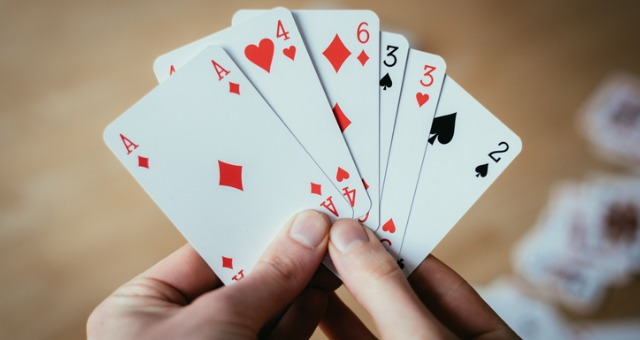
//> input picture cpu_version/cards_1.jpg, 640 x 340 px
$ ./main cards_1.jpg   (built with g++ and OpenCV 4)
//> lines starting //> are read from the running program, lines starting //| are printed output that depends on the picture; after the words box and inside, x2 and y2 are one past the last pixel; in counts of white or black regions, pixels touching at a corner belong together
// [228 lines of commented-out code are left out]

#include <opencv2/core.hpp>
#include <opencv2/imgproc.hpp>
#include <opencv2/highgui.hpp>
#include <iostream>

using namespace std;
using namespace cv;

int main(int argc, char* argv[])
{
    double total_start = (double)getTickCount();

    //! [load_image]
    // Load the image
    double t1 = (double)getTickCount();

    CommandLineParser parser(argc, argv, "{@input | cards.png | input image}");
    Mat src = imread(samples::findFile(parser.get<String>("@input")));
//> src is the input picture: 340 rows x 640 cols, CV_8UC3; mean B, G, R 140.6, 153.1, 163.8
    if (src.empty())
    {
        cout << "Could not open or find the image!\n" << endl;
        cout << "Usage: " << argv[0] << " <Input image>" << endl;
        return -1;
    }

    double t1_elapsed = ((double)getTickCount() - t1) / getTickFrequency();
    cout << "Time taken to load image: " << t1_elapsed << " seconds." << endl;

    // Show the source image
    // imshow("Source Image", src);
    //! [load_image]

    //! [black_bg]
    // Change the background from white to black
    double t2 = (double)getTickCount();

    Mat mask;
    inRange(src, Scalar(255, 255, 255), Scalar(255, 255, 255), mask);
//> mask: 340 rows x 640 cols, CV_8UC1; every value is 0
    src.setTo(Scalar(0, 0, 0), mask);

    double t2_elapsed = ((double)getTickCount() - t2) / getTickFrequency();
    cout << "Time taken to change background: " << t2_elapsed << " seconds." << endl;

    // Show output image
    // imshow("Black Background Image", src);
    //! [black_bg]

    //! [sharp]
    // Sharpen the image
    double t3 = (double)getTickCount();

    // Create a kernel that we will use to sharpen our image
    Mat kernel = (Mat_<float>(3, 3) <<
        1, 1, 1,
        1, -8, 1,
        1, 1, 1); // an approximation of second derivative, a quite strong kernel

    // do the laplacian filtering as it is
    // well, we need to convert everything in something more deeper then CV_8U
    // because the kernel has some negative values,
    // and we can expect in general to have a Laplacian image with negative values
    // BUT a 8bits unsigned int (the one we are working with) can contain values from 0 to 255
    // so the possible negative number will be truncated
    Mat imgLaplacian;
    filter2D(src, imgLaplacian, CV_32F, kernel);
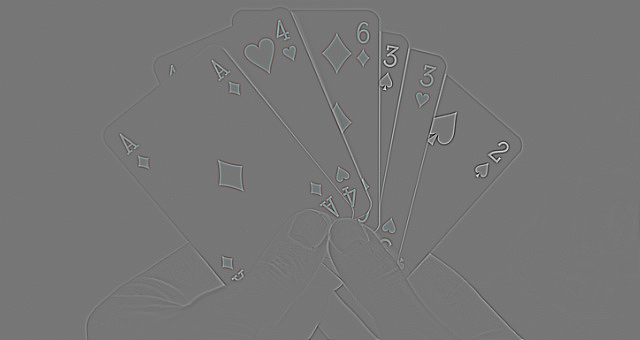
//> imgLaplacian: 340 rows x 640 cols, CV_32FC3; mean B, G, R 0, 0, 0; drawn with min black and max white
    Mat sharp;
    src.convertTo(sharp, CV_32F);
    Mat imgResult = sharp - imgLaplacian;
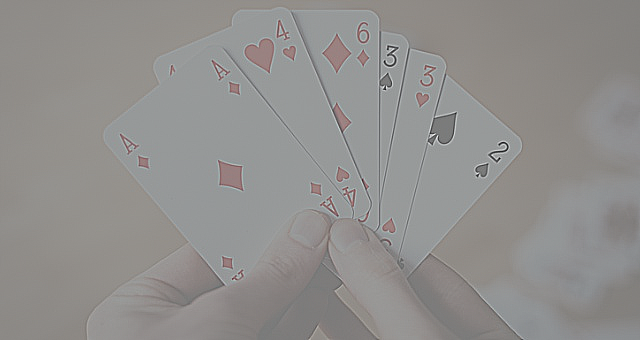
//> imgResult: 340 rows x 640 cols, CV_32FC3; mean B, G, R 140.6, 153.1, 163.8; drawn with min black and max white

    // convert back to 8bits gray scale
    imgResult.convertTo(imgResult, CV_8UC3);
//> imgResult: 340 rows x 640 cols, CV_8UC3
    imgLaplacian.convertTo(imgLaplacian, CV_8UC3);
//> imgLaplacian: 340 rows x 640 cols, CV_8UC3

    double t3_elapsed = ((double)getTickCount() - t3) / getTickFrequency();
    cout << "Time taken to sharpen image: " << t3_elapsed << " seconds." << endl;

    // imshow( "Laplace Filtered Image", imgLaplacian );
    // imshow("New Sharpened Image", imgResult);
    //! [sharp]

    //! [bin]
    // Create binary image from source image
    double t4 = (double)getTickCount();

    Mat bw;
    cvtColor(imgResult, bw, COLOR_BGR2GRAY);
    threshold(bw, bw, 40, 255, THRESH_BINARY | THRESH_OTSU);
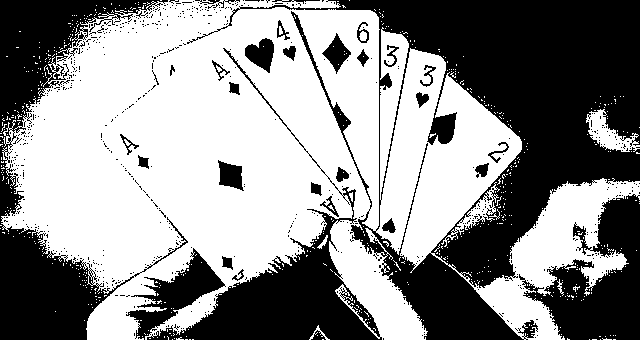
//> bw: 340 rows x 640 cols, CV_8UC1; 56.3% white; 662 black regions (629 under 20 px), largest, box (x1, y1, x2, y2) and area: (187, 0, 640, 340) 47994, (0, 0, 188, 340) 18462, (147, 48, 382, 340) 11780

    double t4_elapsed = ((double)getTickCount() - t4) / getTickFrequency();
    cout << "Time taken to create binary image: " << t4_elapsed << " seconds." << endl;

    // imshow("Binary Image", bw);
    //! [bin]

    //! [dist]
    // Perform the distance transform algorithm
    double t5 = (double)getTickCount();

    Mat dist;
    distanceTransform(bw, dist, DIST_L2, 3);

    // Normalize the distance image for range = {0.0, 1.0}
    // so we can visualize and threshold it
    normalize(dist, dist, 0, 1.0, NORM_MINMAX);

    double t5_elapsed = ((double)getTickCount() - t5) / getTickFrequency();
    cout << "Time taken for distance transform: " << t5_elapsed << " seconds." << endl;

    // imshow("Distance Transform Image", dist);
    //! [dist]

    //! [peaks]
    // Threshold to obtain the peaks
    // This will be the markers for the foreground objects
    double t6 = (double)getTickCount();

    threshold(dist, dist, 0.4, 1.0, THRESH_BINARY);
//> dist: 340 rows x 640 cols, CV_32FC1; values 0 (black) and 1 (white), 9.7% white; 11 white regions (2 under 20 px), largest, box (x1, y1, x2, y2) and area: (140, 71, 296, 251) 10865, (42, 51, 150, 256) 8210, (428, 160, 461, 225) 873

    // Dilate a bit the dist image
    Mat kernel1 = Mat::ones(3, 3, CV_8U);
    dilate(dist, dist, kernel1);
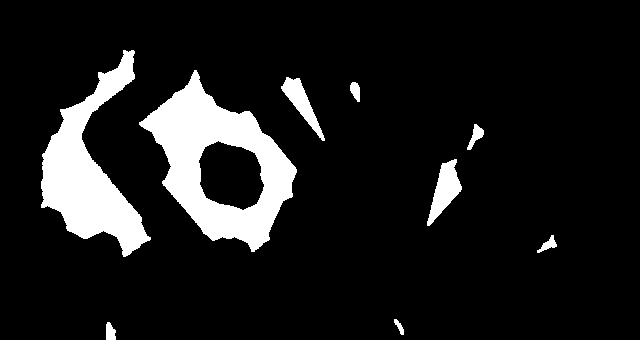
//> dist: 340 rows x 640 cols, CV_32FC1; values 0 (black) and 1 (white), 10.8% white; 9 white regions, largest, box (x1, y1, x2, y2) and area: (139, 70, 297, 252) 11859, (41, 50, 151, 257) 9016, (427, 159, 462, 226) 1079

    double t6_elapsed = ((double)getTickCount() - t6) / getTickFrequency();
    cout << "Time taken to obtain peaks: " << t6_elapsed << " seconds." << endl;

    // imshow("Peaks", dist);
    //! [peaks]

    //! [seeds]
    // Create the CV_8U version of the distance image
    // It is needed for findContours()
    double t7 = (double)getTickCount();

    Mat dist_8u;
    dist.convertTo(dist_8u, CV_8U);
//> dist_8u: 340 rows x 640 cols, CV_8UC1; values 0 (black) and 1 (white), 10.8% white; 9 white regions

    // Find total markers
    vector<vector<Point> > contours;
    findContours(dist_8u, contours, RETR_EXTERNAL, CHAIN_APPROX_SIMPLE);
//> contours = 9 contours; largest, box (x1, y1, x2, y2) and area: (139, 70, 297, 252) 14974, (41, 50, 151, 257) 8734, (427, 159, 462, 226) 1006, (281, 77, 325, 141) 814, (467, 124, 484, 150) 160

    // Create the marker image for the watershed algorithm
    Mat markers = Mat::zeros(dist.size(), CV_32S);

    // Draw the foreground markers
    for (size_t i = 0; i < contours.size(); i++)
    {
        drawContours(markers, contours, static_cast<int>(i), Scalar(static_cast<int>(i) + 1), -1);
    }
//> this loop made 9 passes
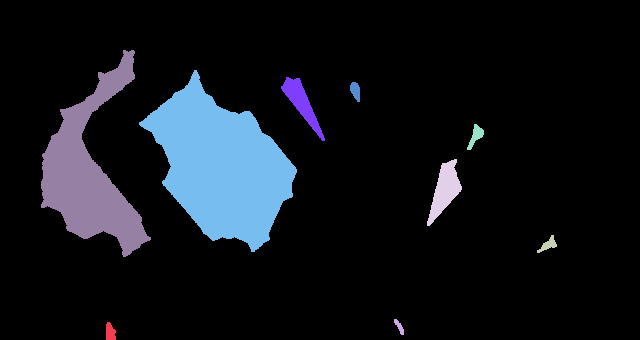
//> markers: 340 rows x 640 cols, CV_32SC1; 10 distinct labels, from 0 to 9; one colour per label, 0 black

    // Draw the background marker
    circle(markers, Point(5, 5), 3, Scalar(255), -1);
//> markers: 340 rows x 640 cols, CV_32SC1; 11 distinct labels, from 0 to 255
    Mat markers8u;
    markers.convertTo(markers8u, CV_8U, 10);

    double t7_elapsed = ((double)getTickCount() - t7) / getTickFrequency();
    cout << "Time taken to create markers: " << t7_elapsed << " seconds." << endl;

    // imshow("Markers", markers8u);
    //! [seeds]

    //! [watershed]
    // Perform the watershed algorithm
    double t8 = (double)getTickCount();

    watershed(imgResult, markers);
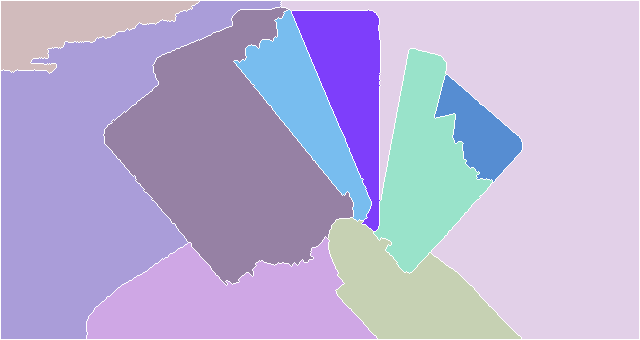
//> markers: 340 rows x 640 cols, CV_32SC1; 11 distinct labels, from -1 to 255; one colour per label, 0 black, -1 white

    double t8_elapsed = ((double)getTickCount() - t8) / getTickFrequency();
    cout << "Time taken for watershed: " << t8_elapsed << " seconds." << endl;

    Mat mark;
    markers.convertTo(mark, CV_8U);
    bitwise_not(mark, mark);
    //    imshow("Markers_v2", mark); // uncomment this if you want to see how the mark
    // image looks like at that point

    // Generate random colors
    double t9 = (double)getTickCount();

    vector<Vec3b> colors;
    for (size_t i = 0; i < contours.size(); i++)
    {
        int b = theRNG().uniform(0, 256);
        int g = theRNG().uniform(0, 256);
        int r = theRNG().uniform(0, 256);

        colors.push_back(Vec3b((uchar)b, (uchar)g, (uchar)r));
    }

    // Create the result image
    Mat dst = Mat::zeros(markers.size(), CV_8UC3);

    // Fill labeled objects with random colors
    for (int i = 0; i < markers.rows; i++)
    {
        for (int j = 0; j < markers.cols; j++)
        {
            int index = markers.at<int>(i, j);
            if (index > 0 && index <= static_cast<int>(contours.size()))
            {
                dst.at<Vec3b>(i, j) = colors[index - 1];
            }
        }
    }
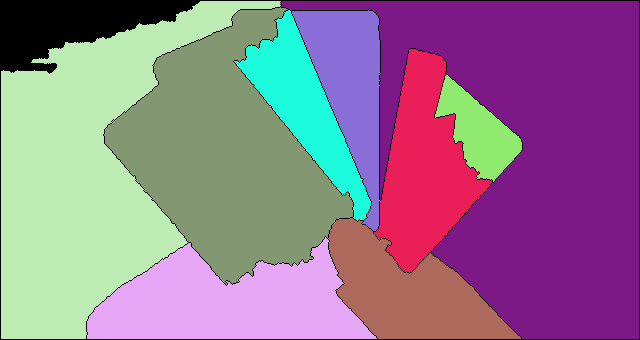
//> dst: 340 rows x 640 cols, CV_8UC3; mean B, G, R 143.3, 118.3, 146.3

    double t9_elapsed = ((double)getTickCount() - t9) / getTickFrequency();
    cout << "Time taken to generate result image: " << t9_elapsed << " seconds." << endl;

    // Visualize the final image
    // imshow("Final Result", dst);
    //! [watershed]

    // -------------------- Added Code Starts Here --------------------
    // Save the final result image with the original input filename
    string inputFilename = parser.get<String>("@input");
    size_t lastSlash = inputFilename.find_last_of("/\\");
    string baseFilename = inputFilename.substr(lastSlash + 1);
    string outputFilename = "final_result_" + baseFilename;
    imwrite(outputFilename, dst);
    cout << "Final result image saved as: " << outputFilename << endl;
    // -------------------- Added Code Ends Here ----------------------

    double total_elapsed = ((double)getTickCount() - total_start) / getTickFrequency();
    cout << "Total time taken: " << total_elapsed << " seconds." << endl;

    // waitKey();
    return 0;
}

$ run again, on cpu_version/cards_3.jpg
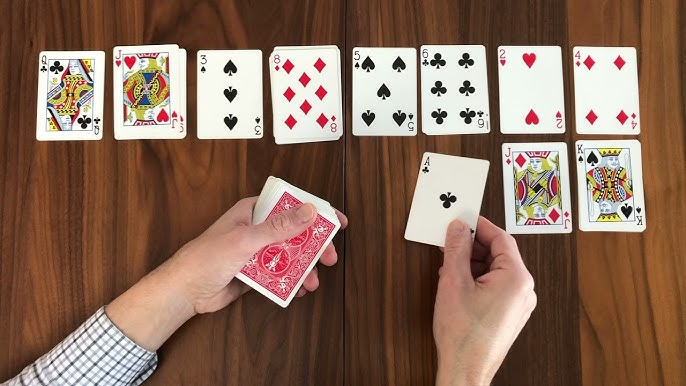
//> input picture cpu_version/cards_3.jpg, 686 x 386 px
//> src is the input picture: 386 rows x 686 cols, CV_8UC3; mean B, G, R 90.7, 108.4, 138.2
//> mask: 386 rows x 686 cols, CV_8UC1; 0.01% white in thin lines or dots, all inside (x1, y1, x2, y2) = (41, 52, 635, 338)
//> src: 386 rows x 686 cols, CV_8UC3; 24 pixels changed, all inside (x1, y1, x2, y2) = (41, 52, 635, 338)
//> `dilate(dist, dist, kernel1);`:
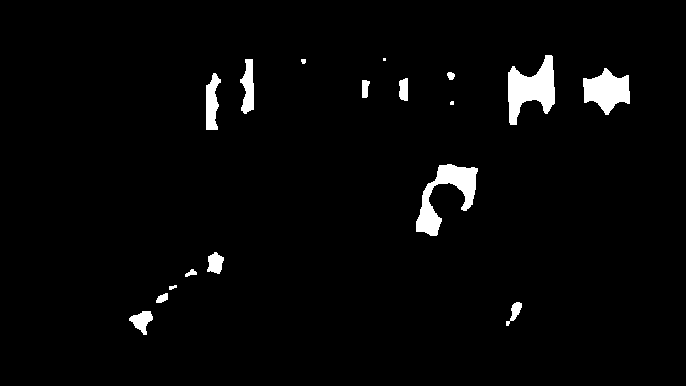
//> dist: 386 rows x 686 cols, CV_32FC1; values 0 (black) and 1 (white), 2.8% white; 17 white regions (2 under 20 px), largest, box (x1, y1, x2, y2) and area: (508, 55, 555, 125) 1861, (416, 164, 478, 236) 1778, (583, 68, 630, 115) 1367
//> dist_8u: 386 rows x 686 cols, CV_8UC1; values 0 (black) and 1 (white), 2.8% white; 17 white regions (2 under 20 px)
//> contours = 17 contours, 4 with area under 20; largest, box (x1, y1, x2, y2) and area: (508, 55, 555, 125) 1745, (416, 164, 478, 236) 1638, (583, 68, 630, 115) 1288, (206, 73, 221, 130) 508, (240, 59, 254, 114) 454
//> the loop `for (size_t i = 0; i < contours.size(); i++)` made 17 passes
//> after the loop `for (int i = 0; i < markers.rows; i++)`:
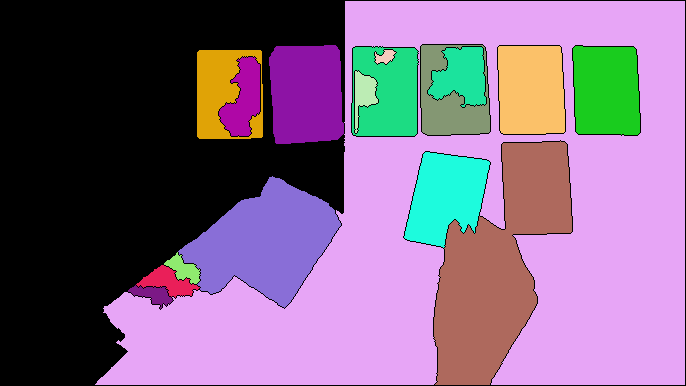
//> dst: 386 rows x 686 cols, CV_8UC3; mean B, G, R 132.4, 102.8, 128.1

$ run again, on cpu_version/pexels.jpg
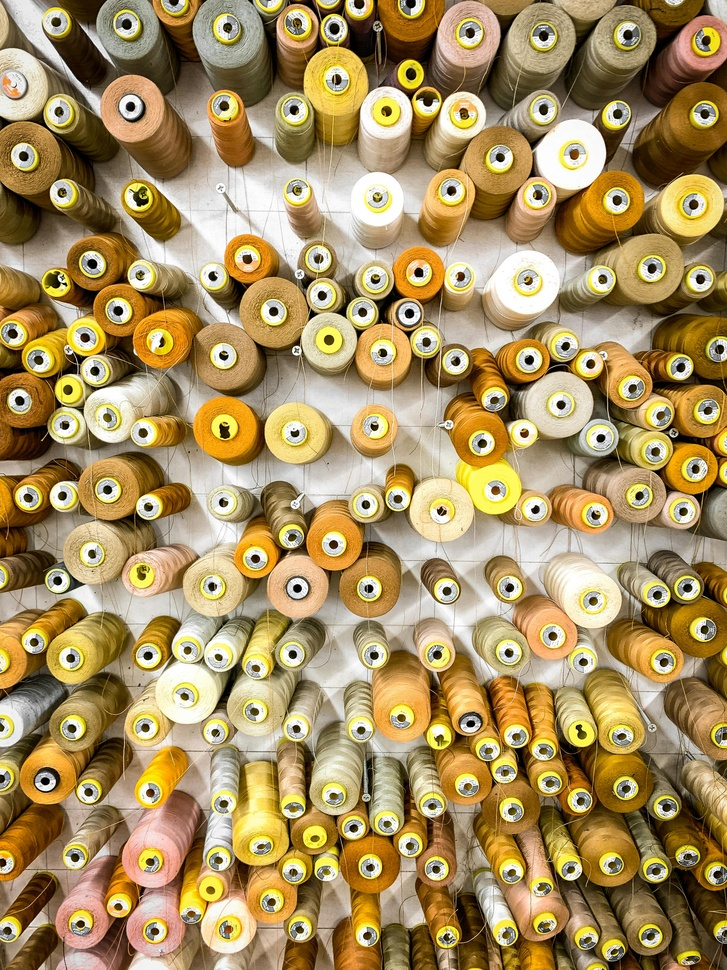
//> input picture cpu_version/pexels.jpg, 727 x 970 px, shrunk from 2914 x 3886 before the run
//> src is the input picture: 970 rows x 727 cols, CV_8UC3; mean B, G, R 96.1, 143.3, 166.9
//> mask: 970 rows x 727 cols, CV_8UC1; 0.11% white in thin lines or dots
//> src: 970 rows x 727 cols, CV_8UC3; 0.11% of pixels changed, all inside (x1, y1, x2, y2) = (23, 14, 722, 931)
//> `dilate(dist, dist, kernel1);`:
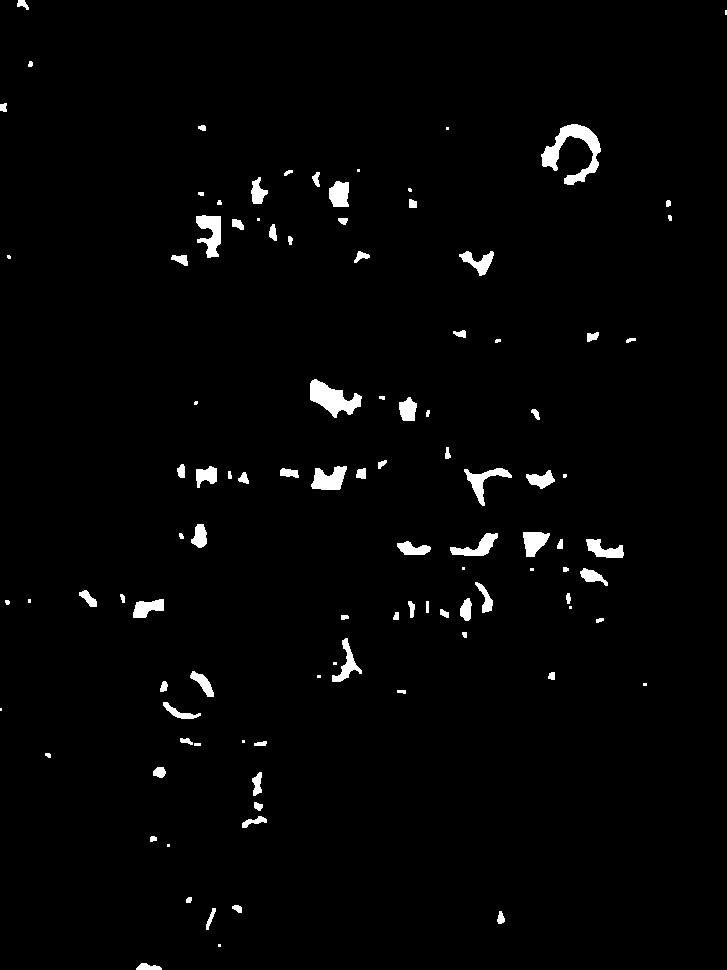
//> dist: 970 rows x 727 cols, CV_32FC1; values 0 (black) and 1 (white), 2% white; 104 white regions (19 under 20 px), largest, box (x1, y1, x2, y2) and area: (541, 124, 601, 185) 1352, (310, 379, 362, 418) 1024, (196, 215, 221, 258) 657
//> dist_8u: 970 rows x 727 cols, CV_8UC1; values 0 (black) and 1 (white), 2% white; 104 white regions (19 under 20 px)
//> contours = 104 contours, 35 with area under 20; largest, box (x1, y1, x2, y2) and area: (541, 124, 601, 185) 1212, (310, 379, 362, 418) 948, (196, 215, 221, 258) 583, (311, 466, 347, 490) 539, (464, 468, 512, 506) 472
//> the loop `for (size_t i = 0; i < contours.size(); i++)` made 104 passes
//> after the loop `for (size_t i = 0; i < contours.size(); i++)`: colors = 104 items, first 12: [246, 165, 231], [93, 105, 174], [134, 25, 124], [89, 31, 234], [111, 234, 143], [215, 110, 137], [221, 251, 29], [115, 151, 132], [180, 236, 188], [131, 220, 28], [6, 163, 224], [157, 227, 27]
//> after the loop `for (int i = 0; i < markers.rows; i++)`:
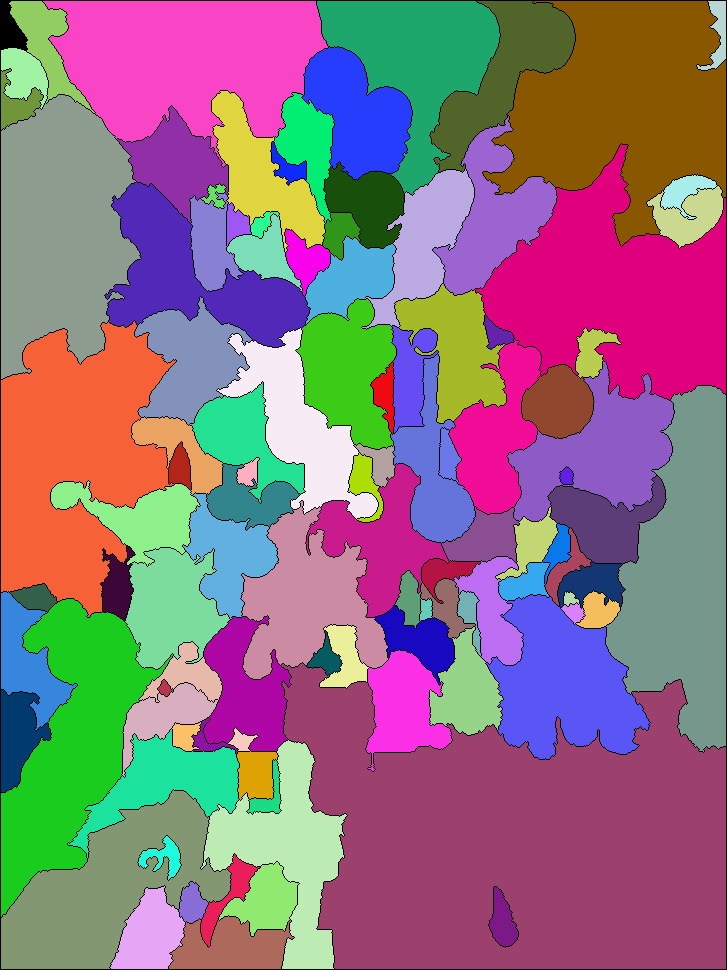
//> dst: 970 rows x 727 cols, CV_8UC3; mean B, G, R 126.8, 111.8, 142.4
